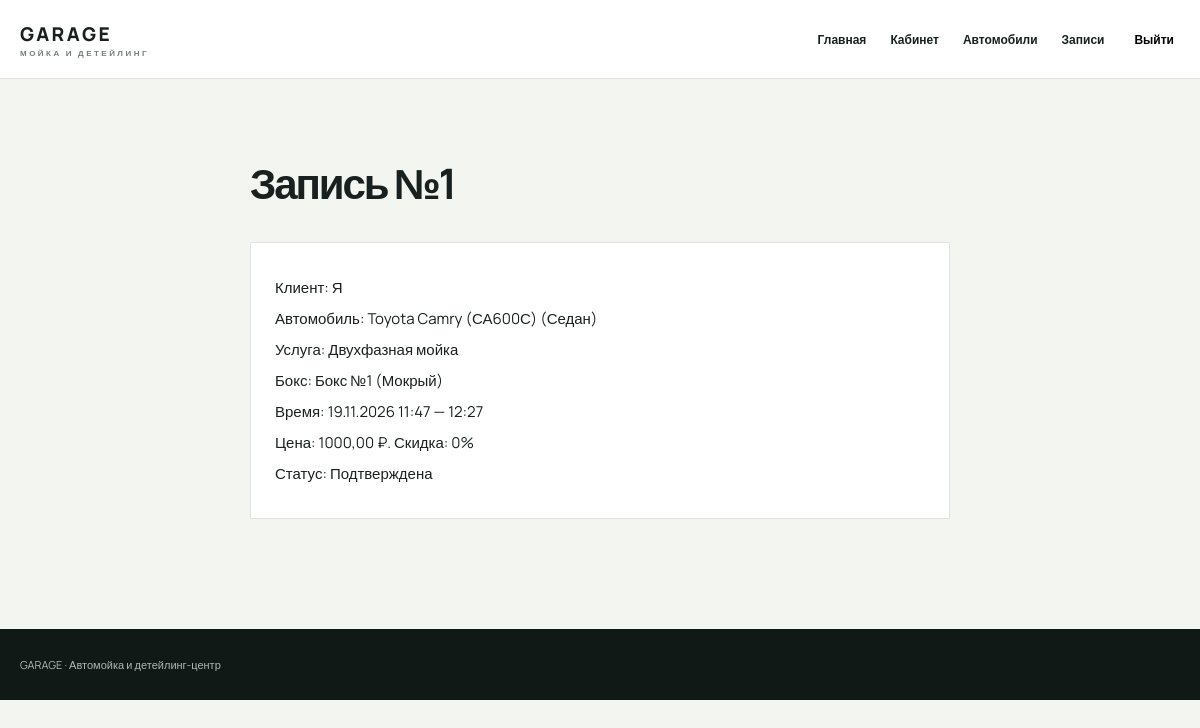
Screenshot of /bookings/1/ (signed in) with the database file from the repository.
### garage/models.py (models this page shows, shortened)
class Booking(models.Model):
    STATUSES = [
        ('new', 'Новая'),
        ('confirmed', 'Подтверждена'),
        ('in_progress', 'В работе'),
        ('completed', 'Завершена'),
        ('cancelled', 'Отменена'),
    ]
    client = models.ForeignKey(settings.AUTH_USER_MODEL, on_delete=models.CASCADE, related_name='bookings', verbose_name='Клиент')
    vehicle = models.ForeignKey(Vehicle, on_delete=models.PROTECT, verbose_name='Автомобиль')
    service = models.ForeignKey(Service, on_delete=models.PROTECT, verbose_name='Услуга')
    box = models.ForeignKey(Box, on_delete=models.PROTECT, verbose_name='Бокс')
    body_type_snapshot = models.CharField('Кузов на момент записи', max_length=50)
    starts_at = models.DateTimeField('Начало')
    ends_at = models.DateTimeField('Окончание')
    final_price = models.DecimalField('Итоговая цена', max_digits=8, decimal_places=2)
    discount = models.PositiveSmallIntegerField('Скидка, %', default=0)
    status = models.CharField('Статус', max_length=20, choices=STATUSES, default='new')
    class Meta:
        ordering = ['-starts_at']

class Vehicle(models.Model):
    owner = models.ForeignKey(settings.AUTH_USER_MODEL, on_delete=models.CASCADE, related_name='vehicles')
    brand = models.CharField('Марка', max_length=50)
    model = models.CharField('Модель', max_length=50)
    plate = models.CharField('Госномер', max_length=15, unique=True)
    body_type = models.ForeignKey(BodyType, on_delete=models.PROTECT, verbose_name='Тип кузова')
    photo = models.ImageField('Фото', upload_to='vehicles/', blank=True, null=True)
    def __str__(self):
        return f'{self.brand} {self.model} ({self.plate})'

class Service(models.Model):
    BOX_TYPES = [
        ('wet', 'Мокрый бокс'),
        ('dry', 'Сухой бокс (детейлинг)'),
    ]
    category = models.ForeignKey(ServiceCategory, on_delete=models.PROTECT, related_name='services', verbose_name='Категория')
    name = models.CharField('Название услуги', max_length=120)
    description = models.TextField('Описание', blank=True)
    base_price = models.DecimalField('Базовая цена (₽)', max_digits=8, decimal_places=2)
    base_minutes = models.PositiveSmallIntegerField('Базовая длительность (мин)', default=40)
    required_box_type = models.CharField('Тип бокса', max_length=10, choices=BOX_TYPES, default='wet')
    is_basic_wash = models.BooleanField('Базовая мойка (учёт в штамп-карте)', default=True)
    def __str__(self):
        return self.name

class Box(models.Model):
    name = models.CharField('Бокс', max_length=60, unique=True)
    box_type = models.CharField('Тип бокса', max_length=10, choices=Service.BOX_TYPES, default='wet')
    is_active = models.BooleanField('Активен', default=True)
    def __str__(self):
        return self.name

### garage/views.py (the view, shortened to what this page needs)
# urls.py: path('bookings/<int:pk>/', views.booking_detail, name='booking_detail'),
@login_required
def booking_detail(request, pk):
    role = _get_role(request.user)
    b = get_object_or_404(Booking.objects.select_related('client', 'vehicle', 'service', 'box'), pk=pk)
    if role == 'client' and b.client != request.user:
        return HttpResponseForbidden('Доступ запрещён')
    return render(request, 'garage/detail.html', {'b': b, 'role': role})

### garage/views.py (called while the page is built)
def _get_role(user):
    if user.is_superuser:
        return 'shift_admin'
    profile = getattr(user, 'profile', None)
    return profile.role if profile else 'client'

### templates/garage/detail.html (shortened to what this page needs)
{% extends 'base.html' %}{% block content %}<section class="wrap page narrow"><h1>Запись №{{b.pk}}</h1><div class="panel"><p>Клиент: {{b.client}}</p><p>Автомобиль: {{b.vehicle}} ({{b.body_type_snapshot}})</p><p>Услуга: {{b.service}}</p><p>Бокс: {{b.box}}</p><p>Время: {{b.starts_at|date:'d.m.Y H:i'}} — {{b.ends_at|date:'H:i'}}</p><p>Цена: {{b.final_price}} ₽. Скидка: {{b.discount}}%</p><p>Статус: {{b.get_status_display}}</p></div></section>{% endblock %}

### templates/base.html (shortened to what this page needs)
{% load static %}<!doctype html><html lang="ru"><head><link rel="stylesheet" href="{% static 'garage/css/style.css' %}"></head><body><header><div class="wrap head"><a class="logo" href="/">GARAGE <small>МОЙКА И ДЕТЕЙЛИНГ</small></a><nav id="nav"><a href="/">Главная</a>{% if user.is_authenticated %}<a href="{% url 'dashboard' %}">Кабинет</a><a href="{% url 'vehicles' %}">Автомобили</a><a href="{% url 'booking_list' %}">Записи</a><form method="post" action="{% url 'logout' %}"><button>Выйти</button></form>{% else %}<a href="{% url 'login' %}">Войти</a><a class="nav-cta" href="{% url 'register' %}">Регистрация</a>{% endif %}</nav></div></header><main>{% block content %}{% endblock %}</main><footer><div class="wrap">GARAGE · Автомойка и детейлинг-центр</div></footer></body></html>

### static/garage/css/style.css (style rules this page uses)
:root { --dark:#18211f;--paper:#f3f5f1;--accent:#c8f169;--muted:#718078;--line:#dfe4dc }
* { box-sizing:border-box }
body { margin:0;background:var(--paper);color:var(--dark);font:15px Manrope,Arial,sans-serif }
a { color:inherit;text-decoration:none }
.wrap { width:min(1160px,calc(100% - 40px));margin:auto }
header { background:#fff;border-bottom:1px solid var(--line) }
.head { height:78px;display:flex;align-items:center;justify-content:space-between }
.logo { font-weight:800;letter-spacing:.13em;font-size:19px }
.logo small { display:block;font-size:8px;color:var(--muted) }
nav { display:flex;align-items:center;gap:24px;font-size:12px;font-weight:700 }
nav form { margin:0 }
nav button { border:0;background:none;font:inherit;cursor:pointer }
.section,.page { padding-top:65px;padding-bottom:90px }
.section h2,.page h1 { font-size:42px;letter-spacing:-.05em;margin:10px 0 30px }
.cards article,.panel,.loyal,.metrics article { background:#fff;border:1px solid var(--line);padding:24px }
.narrow { max-width:700px }
.panel { margin:20px 0 }
.panel p { margin:10px 0 }
footer { background:#111916;color:#aeb8b1;padding:28px 0;font-size:11px }

### rows the page displays
Booking: pk "1", client "Я", vehicle "Toyota Camry (СА600С)", body_type_snapshot "Седан", service "Двухфазная мойка", box "Бокс №1 (Мокрый)", starts_at "19.11.2026 11:47", ends_at "12:27", final_price "1000,00", discount "0", status "Подтверждена"
